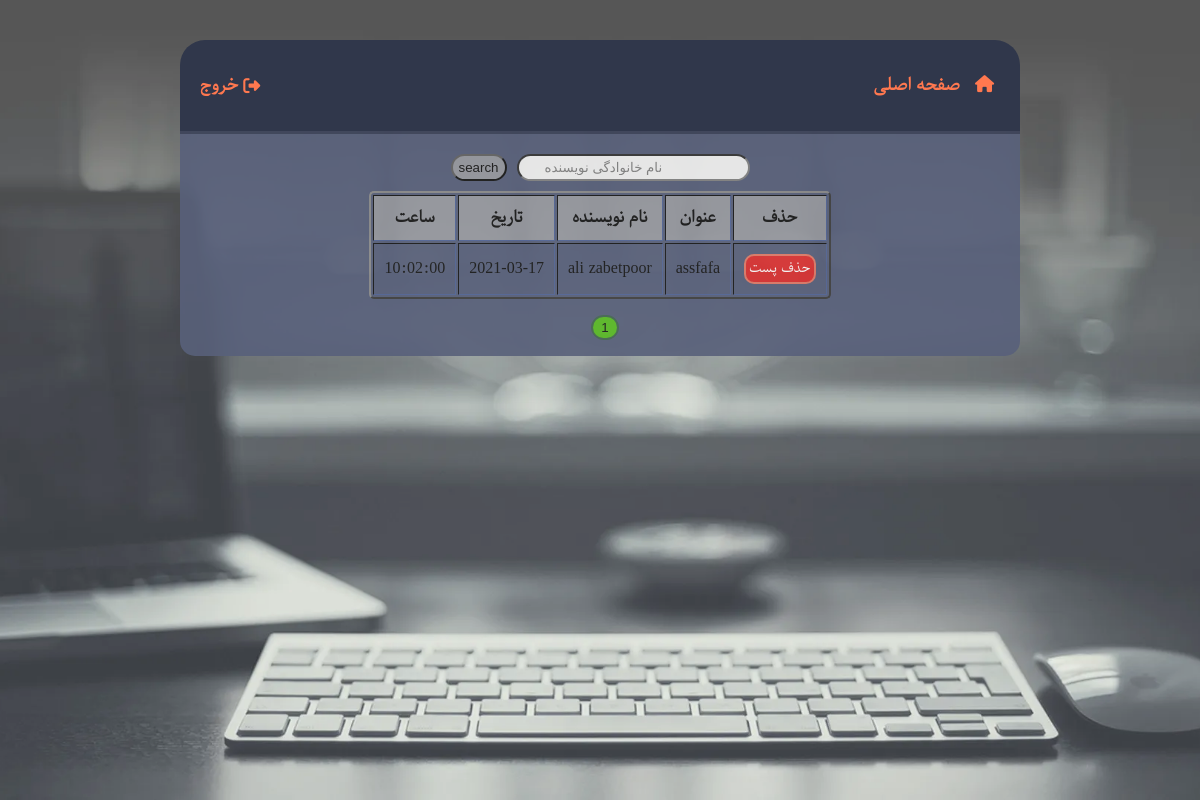
The page /adminpanel/posts (signed in) on the database as committed earlier.
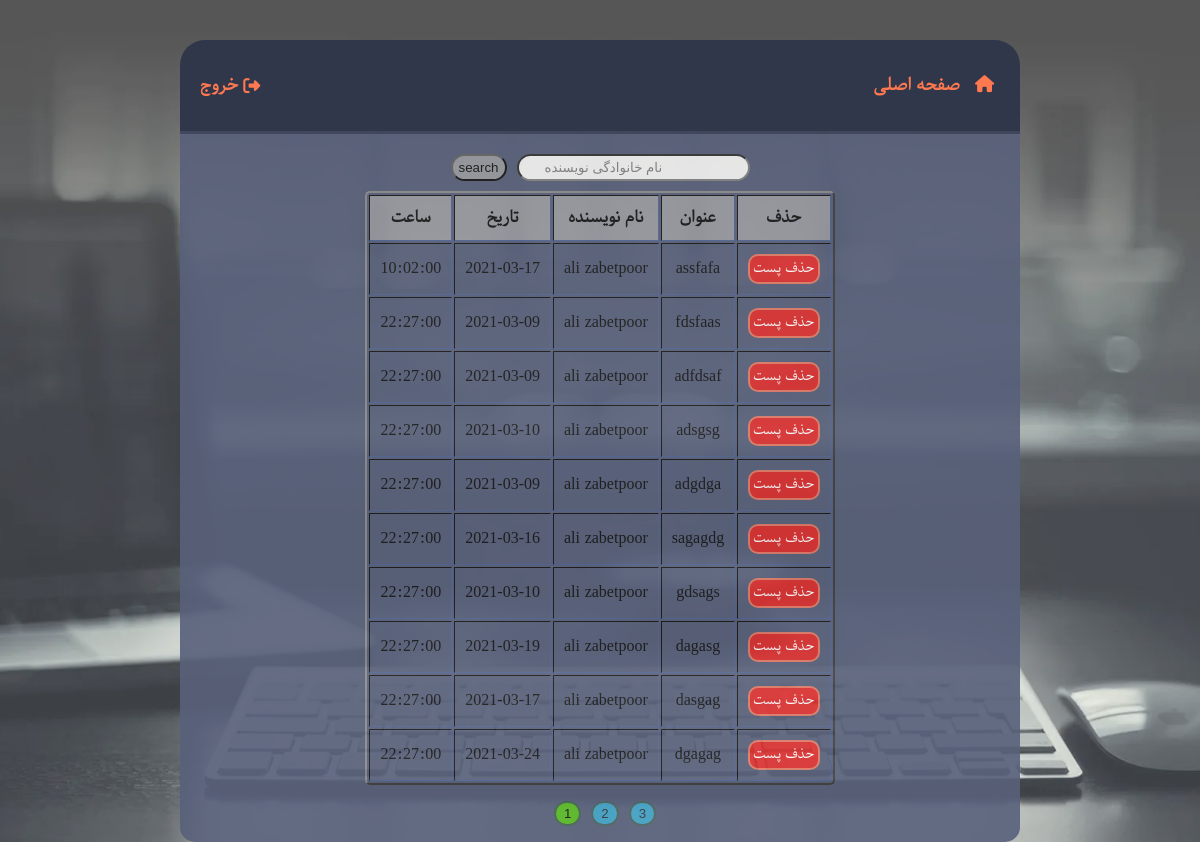
The same page on the database as committed later.
### main/models.py (models this page shows, shortened)
class Post(db.Model):
    id=db.Column(db.Integer,primary_key=True)
    title=db.Column(db.String(60),nullable=False)
    date=db.Column(db.Date,nullable=False,default=datetime.utcnow)
    time=db.Column(db.Time,nullable=False,default=datetime.now().time())
    user_id=db.Column(db.Integer,db.ForeignKey("user.id"),nullable=False)

class User(db.Model,UserMixin):
    id=db.Column(db.Integer,primary_key=True)
    firstname=db.Column(db.String(20),nullable=False)
    lastname=db.Column(db.String(20),nullable=False)
    email=db.Column(db.String(120),unique=True,nullable=False)
    profile_image=db.Column(db.String(20),nullable=False,default="39348396.png")
    password=db.Column(db.String(60),nullable=False)
    verify=db.Column(db.Boolean,nullable=False,default=False)
    isadmin=db.Column(db.Boolean,nullable=False,default=False)
    posts=db.relationship("Post",backref="author",lazy=True)

### main/routes.py (the view)
@app.route("/adminpanel/posts",methods=["POST","GET"])
def adminpanel_posts():
    if current_user.isadmin==False:
        abort(403)
    showuserpostscon=False
    form = searchposts_form()
    if form.validate_on_submit():
        return redirect(url_for("showuserposts",userlastname=form.search.data))
    page=request.args.get("page",1,int)
    posts=Post.query.paginate(page=page,per_page=10)
    return render_template("admin.html",posts=posts,title="پنل ادمین-پست ها",form=form,con=showuserpostscon)

### main/forms.py
class searchposts_form(FlaskForm):
    search=StringField("اسم نویسنده",validators=[DataRequired("این فیلد باید پر شود")],render_kw={"placeholder":"نام خانوادگی نویسنده"})
    submit=SubmitField("search")

### main/models.py (called while the page is built)
@login_manager.user_loader
def load_user(user_id):
    return User.query.get(int(user_id))

### main/templates/admin.html (shortened to what this page needs)
{% extends "layout.html" %}
{% block header %}
    <div class="listright">
        <i class="fas fa-home"></i><a href="{{url_for("index")}}">
        <li>صفحه اصلی</li>
    </a>
    </div>
    <div class="listleft">
        <i class="fas fa-sign-out-alt"></i><a href="{{url_for("logout")}}">خروج</a>
    </div>
{% endblock %}
{% block content %}
    {% if "users" in request.path %}
        <form class="searchbar_post" method="POST" action="{{ url_for("adminpanel_users") }}">
            {{ form.hidden_tag() }}
            {{ form.search(class_="search-post") }}
            {{ form.submit(class_="search-submit") }}
        </form>
        <table class="table-admin" border="2px">
            <thead>
                <th>حذف</th>
                <th>نام</th>
                <th>نام خانوادگی</th>
                <th>ایمیل</th>
                <th>تعداد پست</th>
                <th>تایید ایمیل</th>
            </thead>
            <tbody>
            {% for user in users.items %}
                <tr>
                    <td><a href="{{ url_for("deleteuser",userid=user.id) }}">
                        <button>حذف اکانت</button>
                    </a></td>
                    <td>{{ user.firstname }}</td>
                    <td>{{ user.lastname }}</td>
                    <td>{{ user.email}}</td>
                    <td>{{ user.posts|length }}</td>
                    <td>{% if user.verify==True %}انجام شده{% else %}انجام نشده{% endif %}</td>
                </tr>
            {% endfor %}
            </tbody>
        </table>
        <div class="switch-page">
            <ul>
                {% if con==False %}
                {% for page_num in users.iter_pages(left_edge=1,right_edge=1,left_current=2,right_current=2) %}
                    {% if page_num %}
                        {% if users.page==page_num %}
                            <li><a href="{{ url_for("adminpanel_users",page=page_num) }}">
                                <button id="switch-page-active">{{ page_num }}</button>
                            </a></li>
                        {% else %}
                            <li><a href="{{ url_for("adminpanel_users",page=page_num) }}">
                                <button>{{ page_num }}</button>
                            </a></li>
                        {% endif %}
                    {% endif %}
                {% endfor %}
                {% endif %}
            </ul>
        </div>
    {% elif "posts" in request.path %}
        <form class="searchbar_post" method="POST" action="{{ url_for("adminpanel_posts") }}">
            {{ form.search(class_="search-post") }}
            {{ form.submit(class_="search-submit") }}
        </form>
        <table class="table-admin" border="2px">
            <thead>
                <th>حذف</th>
                <th>عنوان</th>
                <th>نام نویسنده</th>
                <th>تاریخ</th>
                <th>ساعت</th>
            </thead>
            <tbody>
            {% for post in posts.items %}
                <tr>
                    <td><a href="{{url_for("deletepostbyadmin",postid=post.id)}}">
                        <button>حذف پست</button>
                    </a></td>
                    <td>{{ post.title }}</td>
                    <td>{{ post.author.firstname+" "+ post.author.lastname }}</td>
                    <td>{{ post.date}}</td>
                    <td>{{ post.time }}</td>
                </tr>
            {% endfor %}
            </tbody>
        </table>
        <div class="switch-page">
            <ul>
                {% if con== True %}
                    {% for page_num in posts.iter_pages(left_edge=1,right_edge=1,left_current=2,right_current=2) %}
                    {% if page_num %}
                        {% if posts.page==page_num %}
                            <li><a href="{{ url_for("showuserposts",userlastname=user.lastname,page=page_num) }}">
                                <button id="switch-page-active">{{ page_num }}</button>
                            </a></li>
                        {% else %}
                            <li><a href="{{ url_for("showuserposts",userlastname=user.lastname,page=page_num) }}">
                                <button>{{ page_num }}</button>
                            </a></li>
                        {% endif %}
                    {% endif %}
                {% endfor %}
                {% else %}
                {% for page_num in posts.iter_pages(left_edge=1,right_edge=1,left_current=2,right_current=2) %}
                    {% if page_num %}
                        {% if posts.page==page_num %}
                            <li><a href="{{ url_for("adminpanel_posts",page=page_num) }}">
                                <button id="switch-page-active">{{ page_num }}</button>
                            </a></li>
                        {% else %}
                            <li><a href="{{ url_for("adminpanel_posts",page=page_num) }}">
                                <button>{{ page_num }}</button>
                            </a></li>
                        {% endif %}
                    {% endif %}
                {% endfor %}
                {% endif %}
            </ul>
        </div>
    {% endif %}
{% endblock %}

### main/templates/layout.html (shortened to what this page needs)
<!DOCTYPE html>
<html lang="en" dir="rtl">
<head>
	<link type="text/css" rel="stylesheet" href="{{ url_for('static',filename='css/main.css') }}">
	<link type="text/css" rel="stylesheet" href="{{ url_for('static',filename='css/all.css') }}">
</head>
<body onload="loadingpage();">
	<div class="main">
		<div class="content">
			<div class="header">
				<nav>
					<ul>
                        {% block header %}
                        {% endblock header %}
					</ul>
				</nav>
			</div>
			<div class="container">
                {% block content %}
                {% endblock content %}
			</div>
		</div>
	</div>
</body>
</html>

### main/static/css/main.css (style rules this page uses)
html { height: 100%; }
body { margin: 0px; font-family: parastoo; height: 100%; }
.main { margin:0px; width:auto; min-height: 100%; opacity: 0.9; background-image: url('../images/desktop.webp'); background-repeat: no-repeat; background-size: cover; background-position: center center; display: flex; flex-direction: column; align-items: center; }
.content { margin-top: 40px; width: 70%; height: 100%; display: flex; flex-direction: column; align-items: center; }
.header { width: 100%; background-color: #1a2238; padding: 16px 0px; color: #ff6a3d; font-size:17px; font-weight: 600; border-top-left-radius: 25px; border-top-right-radius: 25px; }
.header ul { display: flex; justify-content: space-between; flex-direction: row; align-items: center; flex-wrap: wrap; }
.header li { display: inline; list-style:none; margin-right: 10px; }
.listleft { margin-left: 20px; display: flex; flex-direction: row; justify-content: flex-start; align-items: center; }
.listleft i { margin-left: 5px; }
.listright { margin-right: -14px; }
.header a { text-decoration: none; color: #ff6a3d; }
.container { border-top: 3px solid #283049; background-color: #47506d; display: flex; flex-direction: column; align-items: center; width: 100%; height: 100%; opacity: 0.9; padding-top: 20px; border-bottom-right-radius: 15px; border-bottom-left-radius: 15px; }
.register-popup form input[type="email"],input[type="password"],input[type="text"] { text-align: left; background-color: #F1F1F1; padding: 4px 26px; direction: ltr; }
.switch-page ul { display: flex; flex-direction: row-reverse; justify-content: center; padding: 0px; }
.switch-page li { display: inline; margin-left: 10px; }
.switch-page button { background-color: #1dcbf7; opacity: 0.6; border: 2px solid #30573f; border-radius: 25px; padding: 3px 8px; cursor: pointer; transition: 0.2s ease-in-out; }
#switch-page-active { background-color: #47b40c; opacity: 1; border: 2px solid #30573f; border-radius: 25px; padding: 3px 8px; cursor: pointer; }
.table-admin { border-radius: 5px; text-align: center; }
.table-admin a { text-decoration: none; }
.table-admin button { background-color: #d81a1a; color: white; border-radius: 10px; padding: 3px; cursor: pointer; border: 2px solid #dd6c58; font-family: parastoo; }
.table-admin th,td { border-color: #1a2238; padding: 10px; }
.table-admin th { background-color: #8c8e96; }
.searchbar_post { display: flex; font-family: parastoo; margin-bottom: 10px; }
.search-post { border-radius: 15px; background-color: #8c8e96; margin-left: 10px; }
.search-submit { border-radius: 15px; background-color: #8c8e96; }

Rows that differ between the two databases and show on the page:
added Post: title "fdsfaas", author "ali zabetpoor", date "2021-03-09", time "22:27:00"
added Post: title "adfdsaf", author "ali zabetpoor", date "2021-03-09", time "22:27:00"
added Post: title "adsgsg", author "ali zabetpoor", date "2021-03-10", time "22:27:00"
added Post: title "adgdga", author "ali zabetpoor", date "2021-03-09", time "22:27:00"
added Post: title "sagagdg", author "ali zabetpoor", date "2021-03-16", time "22:27:00"
added Post: title "gdsags", author "ali zabetpoor", date "2021-03-10", time "22:27:00"
added Post: title "dagasg", author "ali zabetpoor", date "2021-03-19", time "22:27:00"
added Post: title "dasgag", author "ali zabetpoor", date "2021-03-17", time "22:27:00"
added Post: title "dgagag", author "ali zabetpoor", date "2021-03-24", time "22:27:00"
Other text that changed with them:
new list line: "2"
new list line: "3"
